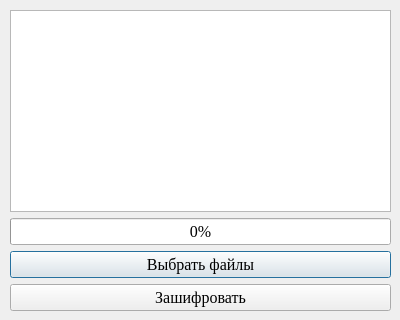
<?xml version="1.0" encoding="UTF-8"?>
<ui version="4.0">
 <class>Main</class>
 <widget class="QDialog" name="Main">
  <property name="geometry">
   <rect>
    <x>0</x>
    <y>0</y>
    <width>400</width>
    <height>320</height>
   </rect>
  </property>
  <property name="minimumSize">
   <size>
    <width>400</width>
    <height>320</height>
   </size>
  </property>
  <property name="maximumSize">
   <size>
    <width>400</width>
    <height>320</height>
   </size>
  </property>
  <property name="font">
   <font>
    <family>Times New Roman</family>
    <pointsize>12</pointsize>
   </font>
  </property>
  <property name="windowTitle">
   <string>Шифровка файлов</string>
  </property>
  <widget class="QWidget" name="gridLayoutWidget">
   <property name="geometry">
    <rect>
     <x>10</x>
     <y>10</y>
     <width>381</width>
     <height>301</height>
    </rect>
   </property>
   <layout class="QGridLayout" name="gridLayout">
    <item row="0" column="0">
     <widget class="QTextEdit" name="files_list"/>
    </item>
    <item row="1" column="0">
     <widget class="QProgressBar" name="progress_bar">
      <property name="font">
       <font>
        <family>Times New Roman</family>
        <pointsize>12</pointsize>
       </font>
      </property>
      <property name="value">
       <number>0</number>
      </property>
     </widget>
    </item>
    <item row="2" column="0">
     <widget class="QPushButton" name="choose_files">
      <property name="font">
       <font>
        <family>Times New Roman</family>
        <pointsize>12</pointsize>
       </font>
      </property>
      <property name="text">
       <string>Выбрать файлы</string>
      </property>
     </widget>
    </item>
    <item row="3" column="0">
     <widget class="QPushButton" name="encode_files">
      <property name="font">
       <font>
        <family>Times New Roman</family>
        <pointsize>12</pointsize>
       </font>
      </property>
      <property name="text">
       <string>Зашифровать</string>
      </property>
     </widget>
    </item>
   </layout>
  </widget>
 </widget>
 <resources/>
 <connections/>
</ui>
